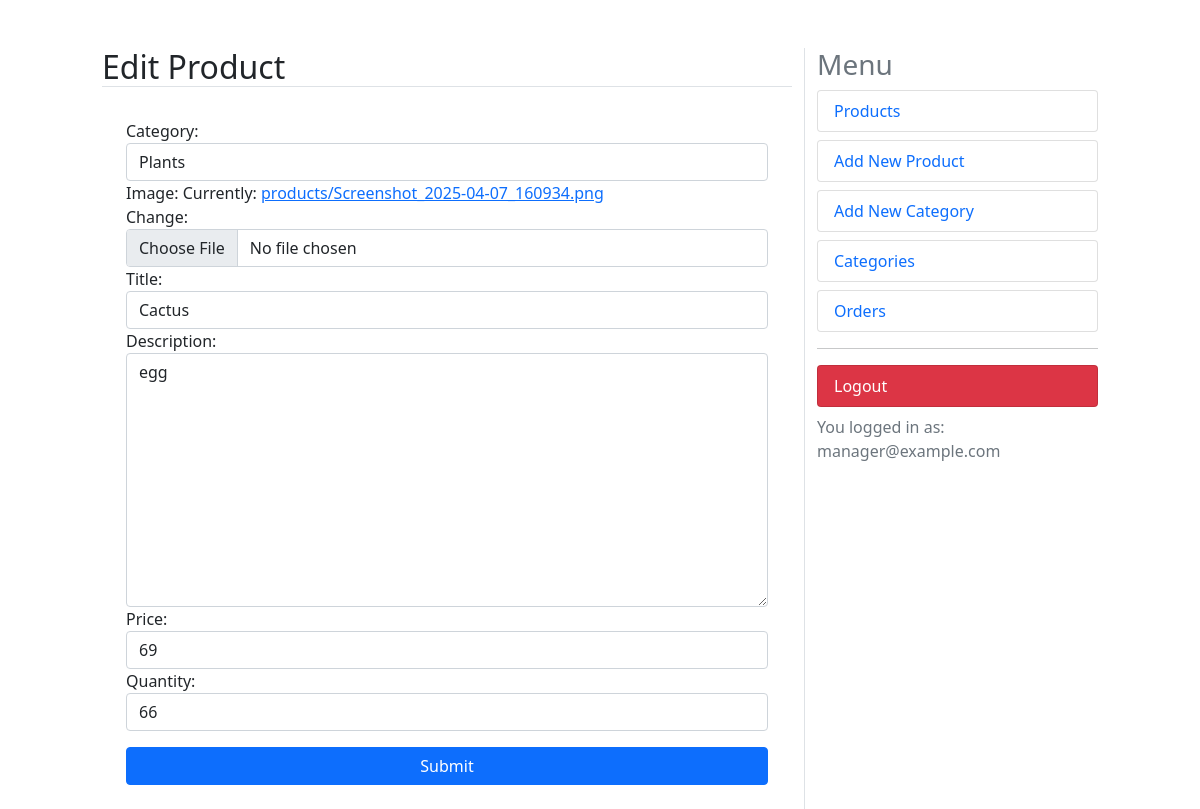
The page /dashboard/products/edit/11 (signed in) on the database its author committed.
### shop/models.py (models this page shows, shortened)
class Product(models.Model):
    category = models.ForeignKey(Category, on_delete=models.CASCADE, related_name='category')
    image = models.ImageField(upload_to='products')
    title = models.CharField(max_length=250)
    description = models.TextField()
    price = models.IntegerField()
    date_created = models.DateTimeField(auto_now_add=True)
    slug = models.SlugField(unique=True)
    quantity = models.IntegerField(default=0)
    class Meta:
        ordering = ('-date_created',)

class Category(models.Model):
    title = models.CharField(max_length=200)
    sub_category = models.ForeignKey(
        'self', on_delete=models.CASCADE,
        related_name='sub_categories', null=True, blank=True
    )
    is_sub = models.BooleanField(default=False)
    slug = models.SlugField(max_length=200, unique=True)
    def __str__(self):
        return self.title

### accounts/models.py (models this page shows, shortened)
class User(AbstractBaseUser):
    email = models.EmailField(max_length=100, unique=True)  # User's email (unique)
    full_name = models.CharField(max_length=100)  # User's full name
    is_admin = models.BooleanField(default=False)  # Admin status
    is_active = models.BooleanField(default=True)  # Active status
    likes = models.ManyToManyField(Product, blank=True, related_name='likes')  # Products liked by the user
    is_manager = models.BooleanField(default=False)  # Manager role flag
    objects = UserManager()  # Custom user manager
    USERNAME_FIELD = 'email'  # Email as the unique identifier
    REQUIRED_FIELDS = ['full_name']  # Fields required when creating a user

### dashboard/views.py (the view)
# urls.py: path('products/edit/<int:id>', views.edit_product, name='edit_product'),  # Edit a specific product by ID
@user_passes_test(is_manager)
@login_required
def edit_product(request, id):
    product = get_object_or_404(Product, id=id)  # Retrieve the product, or return 404 if not found
    if request.method == 'POST':  # Check if form is submitted
        form = EditProductForm(request.POST, request.FILES, instance=product)
        if form.is_valid():  # If form is valid, update the product
            form.save()
            messages.success(request, 'Product has been updated')
            return redirect('dashboard:products')  # Redirect to product listing page
    else:
        form = EditProductForm(instance=product)  # Initialize form with existing product data
    context = {'title': 'Edit Product', 'form': form}
    return render(request, 'edit_product.html', context)

### dashboard/forms.py
class EditProductForm(ModelForm):
    class Meta:
        model = Product  # Model the form is based on
        fields = ['category', 'image', 'title','description', 'price', 'quantity']  # Fields to be included in the form
    def __init__(self, *args, **kwargs):
        super(EditProductForm, self).__init__(*args, **kwargs)
        for visible in self.visible_fields():
            visible.field.widget.attrs['class'] = 'form-control'

### cart/utils/cart.py (called while the page is built)
    def __iter__(self):
        product_ids = self.cart.keys()  # Get all the product IDs in the cart
        products = Product.objects.filter(id__in=product_ids)  # Get products from the database using product IDs
        cart = self.cart.copy()  # Create a copy of the cart to avoid modifying the original session data
        for product in products:
            cart[str(product.id)]['product'] = product
        for item in cart.values():
            item['total_price'] = int(item['price']) * int(item['quantity'])
            yield item

    def add_cart_session(self):
        cart = self.session.get(CART_SESSION_ID)
        if not cart:
            cart = self.session[CART_SESSION_ID] = {}
        return cart

### dashboard/views.py (called while the page is built)
def is_manager(user):
    try:
        if not user.is_manager:  # Check if user has manager status
            raise Http404  # If not a manager, raise 404 error
        return True
    except:
        raise Http404  # In case of an error, raise 404 error

### online_shop/context_processors.py (called while the page is built)
def return_cart(request):
    cart = len(list(Cart(request))) # Count the items in the cart
    return {'cart_count': cart} # Return the count as part of the context

def return_categories(request):
    categories = Category.objects.all()  # Get all categories from the database
    return {'categories': categories}  # Return the categories as part of the context

### dashboard/templates/edit_product.html (shortened to what this page needs)
{% extends "dashboard.html" %}
{% block content %}
    <form method="POST" enctype="multipart/form-data">
        {{ form }}
        <div class="form-group">
            <button class="btn btn-primary mt-3 w-100" type="submit">Submit</button>
        </div>
    </form>
{% endblock %}

### dashboard/templates/dashboard.html (shortened to what this page needs)
<!DOCTYPE html>
<html lang="en">
<head>
    <link href="https://cdn.jsdelivr.net/npm/bootstrap@5.1.3/dist/css/bootstrap.min.css" rel="stylesheet">
</head>
<body>
<div class="row mt-5">
    <div class="col-md-1"></div>
    <div class="col-md-7">
        <h2 class="border-bottom text-capitalize">{{ title }}</h2>
        <div class="p-4">
            {% block content %}{% endblock %}
        </div>
    </div>
    <div class="col-md-3 border-start">
        <h3 class="text-muted">Menu</h3>
        <a class="text-decoration-none" href="{% url 'dashboard:products' %}">
            <li class="rounded list-group-item text-primary">Products</li>
        </a>
        <a class="text-decoration-none" href="{% url 'dashboard:add_product' %}">
            <li class="rounded list-group-item mt-2 text-primary">Add New Product</li>
        </a>
        <a class="text-decoration-none" href="{% url 'dashboard:add_category' %}">
            <li class="rounded list-group-item mt-2 text-primary">Add New Category</li>
        </a>
        <a class="text-decoration-none" href="{% url 'dashboard:categories' %}">
            <li class="rounded list-group-item mt-2 text-primary">Categories</li>
        </a>
        <a class="text-decoration-none" href="{% url 'dashboard:orders' %}">
            <li class="rounded list-group-item mt-2 text-primary">Orders</li>
        </a>
        <hr>
        <a class="text-decoration-none" href="{% url 'accounts:user_logout' %}">
            <li class="rounded list-group-item bg-danger mt-2 text-white">Logout</li>
        </a>
        <div class="text-muted mt-2">You logged in as: {{ request.user.email }}</div>
    </div>
    <div class="col-md-1"></div>
</div>
</body>
</html>

### rows shown on the page
Product: category "Plants", description "egg", price "69", quantity "66"
Category: title "Cactus"
User: user.email "manager@example.com"

### other values the page prints
{{ title }} "Edit Product"
